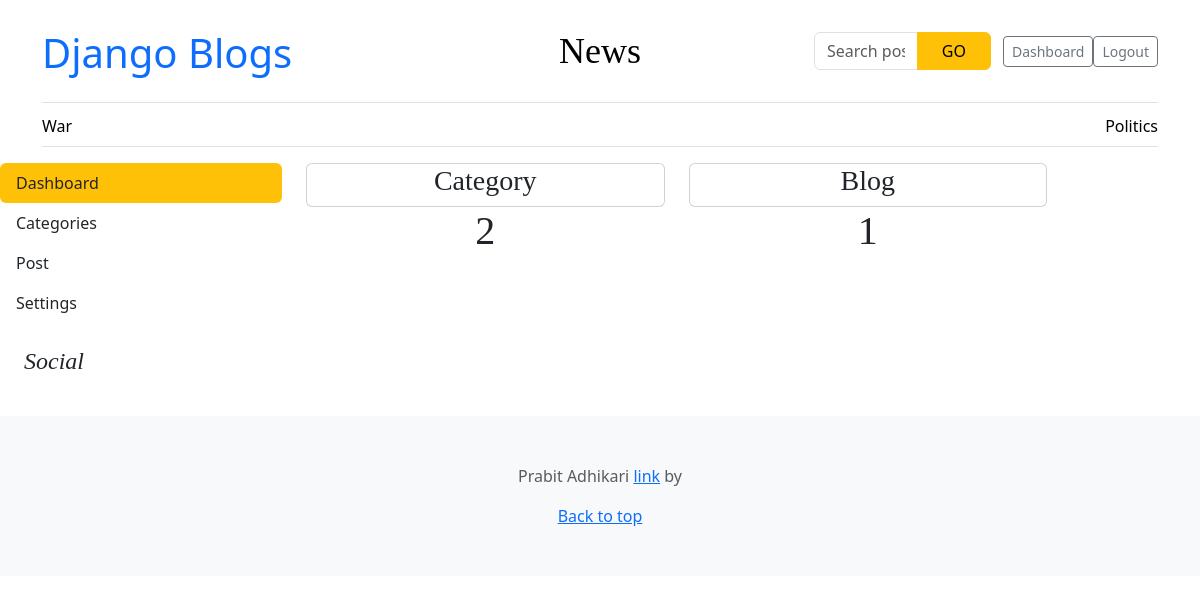
Before: /dashboard/ (signed in) with the older database file.
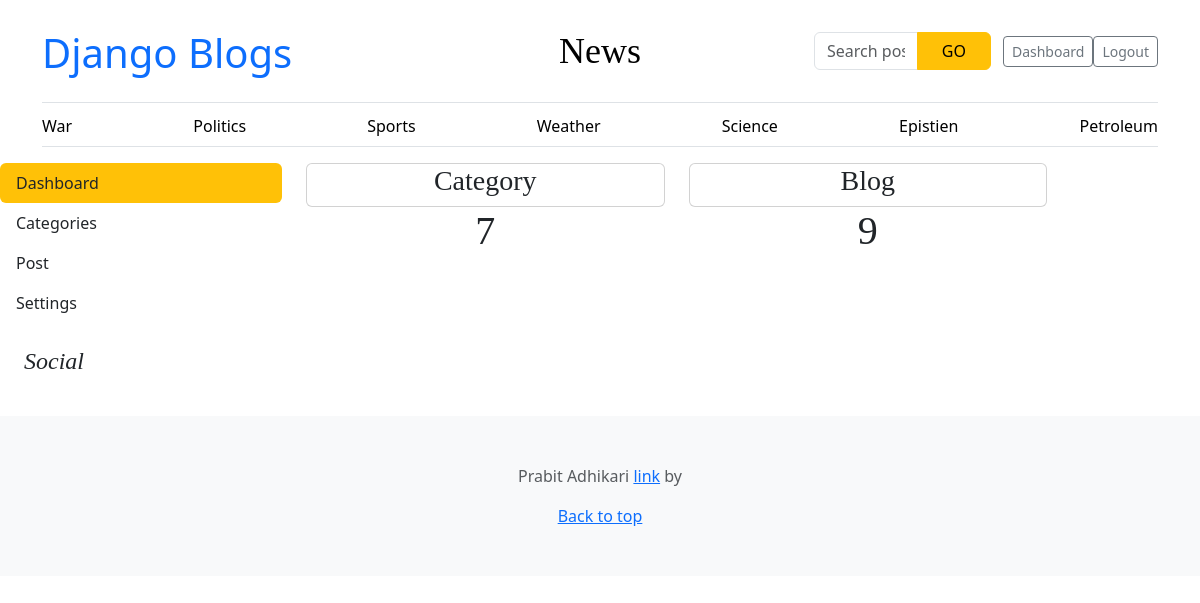
After: the same page with the newer database file.
### blog/models.py (models this page shows, shortened)
class Category(models.Model):
    category_name = models.CharField(max_length=1000, unique=True)
    created_at = models.DateField(auto_now_add=True)
    updated_at = models.DateField(auto_now=True)
    class Meta:
        verbose_name_plural = 'categories'
    def __str__(self):
        return f'{self.category_name}'

### dashboard/views.py (the view)
# urls.py: path('', include('dashboard.urls'))
@login_required(login_url='login')
def dashboard(request):
    category_count = Category.objects.all().count()
    blog_count =  Blog.objects.all().count()
    context = {
        'category_count' : category_count,
        'blog_count':  blog_count
    }
    return render(request, 'dashboard/dashboard.html', context)

### blog/context_processors.py (called while the page is built)
def get_categories(request):
    categories = Category.objects.all()
    return dict(categories=categories)

def get_socials(request):
    socials = Socials.objects.all()
    return dict(socials=socials)

### blog/templates/dashboard/dashboard.html (shortened to what this page needs)
{% extends 'base.html' %} {% block content%}
<div class="row">
 {% include 'dashboard/sidebar.html' %}
  <div class="col-md-9">
    <div class="tab-content" id="v-pills-tabContent">
      <div
        class="tab-pane fade show active"
        id="v-pills-home"
        role="tabpanel"
        aria-labelledby="v-pills-home-tab"
      >
        <div class="row">
          <div class="col-md-5 text-center ">
            <div class="card ""><h3>Category</h3></div>
            <h1>{{category_count}}</h1>
          </div>
          <div class="col-md-5 text-center">
            <div class="card ""><h3>Blog</h3></div>
            <h1>{{blog_count}}</h1>
          </div>
        </div>
      </div>
    </div>
  </div>
</div>
{% endblock%}

### blog/templates/base.html (shortened to what this page needs)
{% load static%}
<!doctype html>
<html lang="en" data-bs-theme="auto">
  <head>
    <link
      href="https://cdn.jsdelivr.net/npm/bootstrap@5.3.8/dist/css/bootstrap.min.css"
      rel="stylesheet"
    />
    <link href="{% static 'css/blog.css' %}" rel="stylesheet" />
    <link href="{% static 'css/blog.css' %}" rel="stylesheet" />
    <link
      rel="stylesheet"
      href="https://cdnjs.cloudflare.com/ajax/libs/font-awesome/4.7.0/css/font-awesome.min.css"
    />
  </head>
  <body>
    <div class="container">
      <header class="border-bottom lh-1 py-3">
        <div class="row flex-nowrap justify-content-between align-items-center">
          <div class="col-4 pt-1 fs-1">
            <a href="{% url 'home' %}" style="text-decoration: none"
              >Django Blogs</a
            >
          </div>
          <div class="col-4 text-center">
            <a
              class="blog-header-logo text-body-emphasis text-decoration-none"
              href="#"
              >News</a
            >
          </div>
          <div class="col-4 d-flex justify-content-end align-items-center">
            <div class="container py-3">
              <form
                action="{% url 'search' %}"
                method="GET"
                class="d-flex justify-content-center"
                id="search-bar"
              >
                <div class="input-group" style="max-width: 500px">
                  <input
                    type="text"
                    class="form-control"
                    placeholder="Search posts..."
                    name="keyword"
                  />
                  <button class="btn btn-warning px-4" type="submit">GO</button>
                </div>
              </form>
            </div>
            {% if user.is_authenticated %}
            <a
              class="btn btn-sm btn-outline-secondary"
              href="{% url 'dashboard' %}"
              >Dashboard</a
            >
            <a
              class="btn btn-sm btn-outline-secondary"
              href="{% url 'logout' %}"
              >Logout</a
            >
            {% endif %}
          </div>
        </div>
      </header>
      <div class="nav-scroller py-1 mb-3 border-bottom">
        <nav class="nav nav-underline justify-content-between">
          {% if categories %} {% for cat in categories %}
          <a
            class="nav-item nav-link link-body-emphasis"
            href="{% url 'post_by_category' cat.id %}"
            >{{cat}}</a
          >
          {%endfor%} {% endif %}
        </nav>
      </div>
    </div>
    {% block content%} {% endblock %}
    <div class="p-4">
      <h4 class="fst-italic">Social</h4>
    </div>
    <footer class="py-5 text-center text-body-secondary bg-body-tertiary">
      <p>
        Prabit Adhikari
        <a href="https://getbootstrap.com/">link</a> by
      </p>
      <p class="mb-0"><a href="#">Back to top</a></p>
    </footer>
  </body>
</html>

Changed rows visible on the page:
added Category: category_name "Sports"
added Category: category_name "Weather"
added Category: category_name "Science"
added Category: category_name "Epistien"
added Category: category_name "Petroleum"
Other visible differences:
{{ category_count }}: "2" → "7"
{{ blog_count }}: "1" → "9"
